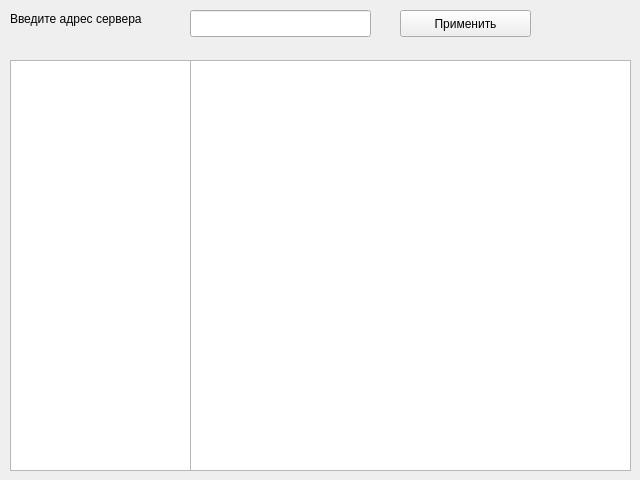
<?xml version="1.0" encoding="UTF-8"?>
<ui version="4.0">
 <class>Form</class>
 <widget class="QWidget" name="Form">
  <property name="geometry">
   <rect>
    <x>0</x>
    <y>0</y>
    <width>640</width>
    <height>480</height>
   </rect>
  </property>
  <property name="windowTitle">
   <string>Form</string>
  </property>
  <widget class="QLabel" name="label">
   <property name="geometry">
    <rect>
     <x>10</x>
     <y>10</y>
     <width>141</width>
     <height>17</height>
    </rect>
   </property>
   <property name="text">
    <string>Введите адрес сервера</string>
   </property>
  </widget>
  <widget class="QLineEdit" name="lineEdit">
   <property name="geometry">
    <rect>
     <x>190</x>
     <y>10</y>
     <width>181</width>
     <height>27</height>
    </rect>
   </property>
   <property name="toolTip">
    <string>поле для ввода адреса сервера</string>
   </property>
  </widget>
  <widget class="QPushButton" name="pushButton">
   <property name="geometry">
    <rect>
     <x>400</x>
     <y>10</y>
     <width>131</width>
     <height>27</height>
    </rect>
   </property>
   <property name="text">
    <string>Применить</string>
   </property>
  </widget>
  <widget class="QTreeView" name="treeView">
   <property name="geometry">
    <rect>
     <x>10</x>
     <y>60</y>
     <width>181</width>
     <height>411</height>
    </rect>
   </property>
  </widget>
  <widget class="QTableView" name="tableView">
   <property name="geometry">
    <rect>
     <x>190</x>
     <y>60</y>
     <width>441</width>
     <height>411</height>
    </rect>
   </property>
  </widget>
 </widget>
 <resources/>
 <connections/>
</ui>
